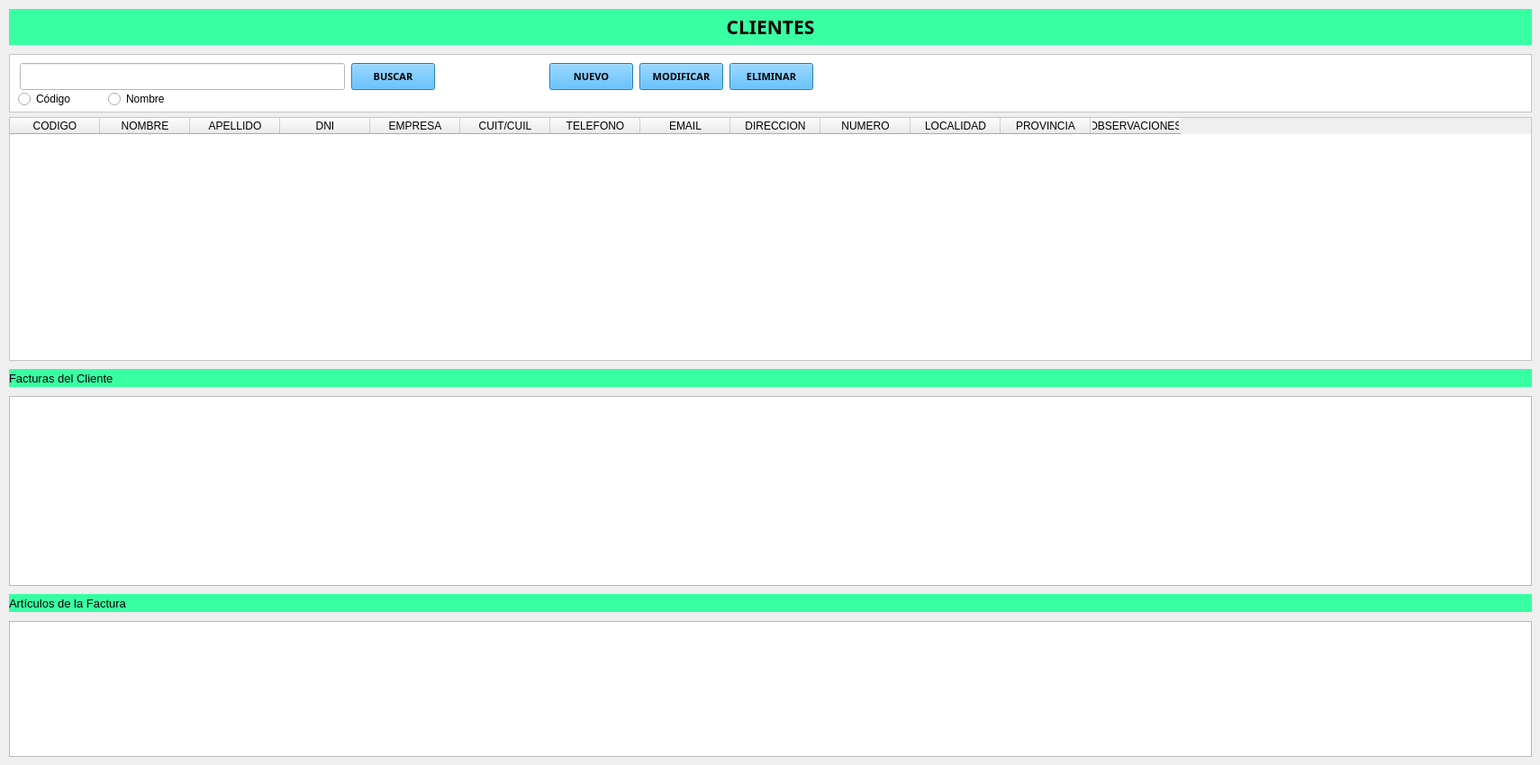
       <widget class="QWidget" name="pgClientes">
        <widget class="QLabel" name="labelClientes">
         <property name="geometry">
          <rect>
           <x>10</x>
           <y>10</y>
           <width>1691</width>
           <height>40</height>
          </rect>
         </property>
         <property name="minimumSize">
          <size>
           <width>0</width>
           <height>40</height>
          </size>
         </property>
         <property name="maximumSize">
          <size>
           <width>16777215</width>
           <height>40</height>
          </size>
         </property>
         <property name="font">
          <font>
           <family>Goldman</family>
           <pointsize>16</pointsize>
           <weight>75</weight>
           <bold>true</bold>
          </font>
         </property>
         <property name="styleSheet">
          <string notr="true">QLabel{
background-color:#39ffa3
}</string>
         </property>
         <property name="text">
          <string>CLIENTES</string>
         </property>
         <property name="alignment">
          <set>Qt::AlignCenter</set>
         </property>
        </widget>
        <widget class="QTableWidget" name="tablaClientes">
         <property name="geometry">
          <rect>
           <x>10</x>
           <y>130</y>
           <width>1691</width>
           <height>271</height>
          </rect>
         </property>
         <property name="styleSheet">
          <string notr="true">QTableWidget{
background-color:#ffffff
}</string>
         </property>
         <column>
          <property name="text">
           <string>CODIGO</string>
          </property>
          <property name="background">
           <color>
            <red>255</red>
            <green>255</green>
            <blue>255</blue>
           </color>
          </property>
         </column>
         <column>
          <property name="text">
           <string>NOMBRE</string>
          </property>
         </column>
         <column>
          <property name="text">
           <string>APELLIDO</string>
          </property>
         </column>
         <column>
          <property name="text">
           <string>DNI</string>
          </property>
         </column>
         <column>
          <property name="text">
           <string>EMPRESA</string>
          </property>
         </column>
         <column>
          <property name="text">
           <string>CUIT/CUIL</string>
          </property>
         </column>
         <column>
          <property name="text">
           <string>TELEFONO</string>
          </property>
         </column>
         <column>
          <property name="text">
           <string>EMAIL</string>
          </property>
         </column>
         <column>
          <property name="text">
           <string>DIRECCION</string>
          </property>
         </column>
         <column>
          <property name="text">
           <string>NUMERO</string>
          </property>
         </column>
         <column>
          <property name="text">
           <string>LOCALIDAD</string>
          </property>
         </column>
         <column>
          <property name="text">
           <string>PROVINCIA</string>
          </property>
         </column>
         <column>
          <property name="text">
           <string>OBSERVACIONES</string>
          </property>
         </column>
        </widget>
        <widget class="QLabel" name="label_FacturasCliente">
         <property name="geometry">
          <rect>
           <x>10</x>
           <y>410</y>
           <width>1691</width>
           <height>20</height>
          </rect>
         </property>
         <property name="font">
          <font>
           <pointsize>10</pointsize>
           <weight>50</weight>
           <bold>false</bold>
          </font>
         </property>
         <property name="styleSheet">
          <string notr="true">QLabel{
background-color:#39ffa3
}</string>
         </property>
         <property name="text">
          <string>Facturas del Cliente</string>
         </property>
        </widget>
        <widget class="QTableWidget" name="tablaFacturasCliente">
         <property name="geometry">
          <rect>
           <x>10</x>
           <y>440</y>
           <width>1691</width>
           <height>211</height>
          </rect>
         </property>
        </widget>
        <widget class="QLabel" name="label_articulosCliente">
         <property name="geometry">
          <rect>
           <x>10</x>
           <y>660</y>
           <width>1691</width>
           <height>20</height>
          </rect>
         </property>
         <property name="font">
          <font>
           <pointsize>10</pointsize>
           <weight>50</weight>
           <bold>false</bold>
          </font>
         </property>
         <property name="styleSheet">
          <string notr="true">QLabel{
background-color:#39ffa3
}</string>
         </property>
         <property name="text">
          <string>Artículos de la Factura</string>
         </property>
        </widget>
        <widget class="QTableWidget" name="tablaArticulosFacturaCliente">
         <property name="geometry">
          <rect>
           <x>10</x>
           <y>690</y>
           <width>1691</width>
           <height>151</height>
          </rect>
         </property>
        </widget>
        <widget class="QFrame" name="frame_cliente">
         <property name="geometry">
          <rect>
           <x>10</x>
           <y>60</y>
           <width>1691</width>
           <height>65</height>
          </rect>
         </property>
         <property name="minimumSize">
          <size>
           <width>0</width>
           <height>65</height>
          </size>
         </property>
         <property name="styleSheet">
          <string notr="true">QFrame{
background-color:#ffffff;
}</string>
         </property>
         <property name="frameShape">
          <enum>QFrame::StyledPanel</enum>
         </property>
         <property name="frameShadow">
          <enum>QFrame::Raised</enum>
         </property>
         <widget class="QPushButton" name="bt_BuscarCliente">
          <property name="geometry">
           <rect>
            <x>380</x>
            <y>10</y>
            <width>93</width>
            <height>30</height>
           </rect>
          </property>
          <property name="minimumSize">
           <size>
            <width>0</width>
            <height>30</height>
           </size>
          </property>
          <property name="font">
           <font>
            <family>Orbitron SemiBold</family>
            <pointsize>8</pointsize>
            <weight>75</weight>
            <bold>true</bold>
           </font>
          </property>
          <property name="styleSheet">
           <string notr="true">QPushButton{
background-color:#2caeff;
}

QPushButton:hover{
background-color:#39ffa3;
}</string>
          </property>
          <property name="text">
           <string>BUSCAR</string>
          </property>
         </widget>
         <widget class="QLineEdit" name="lineEdit_BuscarArticulo_2">
          <property name="geometry">
           <rect>
            <x>12</x>
            <y>10</y>
            <width>361</width>
            <height>30</height>
           </rect>
          </property>
          <property name="minimumSize">
           <size>
            <width>0</width>
            <height>30</height>
           </size>
          </property>
          <property name="palette">
           <palette>
            <active>
             <colorrole role="Button">
              <brush brushstyle="SolidPattern">
               <color alpha="255">
                <red>255</red>
                <green>255</green>
                <blue>255</blue>
               </color>
              </brush>
             </colorrole>
             <colorrole role="Base">
              <brush brushstyle="SolidPattern">
               <color alpha="255">
                <red>255</red>
                <green>255</green>
                <blue>255</blue>
               </color>
              </brush>
             </colorrole>
             <colorrole role="Window">
              <brush brushstyle="SolidPattern">
               <color alpha="255">
                <red>255</red>
                <green>255</green>
                <blue>255</blue>
               </color>
              </brush>
             </colorrole>
            </active>
            <inactive>
             <colorrole role="Button">
              <brush brushstyle="SolidPattern">
               <color alpha="255">
                <red>255</red>
                <green>255</green>
                <blue>255</blue>
               </color>
              </brush>
             </colorrole>
             <colorrole role="Base">
              <brush brushstyle="SolidPattern">
               <color alpha="255">
                <red>255</red>
                <green>255</green>
                <blue>255</blue>
               </color>
              </brush>
             </colorrole>
             <colorrole role="Window">
              <brush brushstyle="SolidPattern">
               <color alpha="255">
                <red>255</red>
                <green>255</green>
                <blue>255</blue>
               </color>
              </brush>
             </colorrole>
            </inactive>
            <disabled>
             <colorrole role="Button">
              <brush brushstyle="SolidPattern">
               <color alpha="255">
                <red>255</red>
                <green>255</green>
                <blue>255</blue>
               </color>
              </brush>
             </colorrole>
             <colorrole role="Base">
              <brush brushstyle="SolidPattern">
               <color alpha="255">
                <red>255</red>
                <green>255</green>
                <blue>255</blue>
               </color>
              </brush>
             </colorrole>
             <colorrole role="Window">
              <brush brushstyle="SolidPattern">
               <color alpha="255">
                <red>255</red>
                <green>255</green>
                <blue>255</blue>
               </color>
              </brush>
             </colorrole>
            </disabled>
           </palette>
          </property>
          <property name="styleSheet">
           <string notr="true">QLineEdit{
background-color:#ffffff;
}</string>
          </property>
         </widget>
         <widget class="QPushButton" name="bt_NuevoCliente">
          <property name="geometry">
           <rect>
            <x>600</x>
            <y>10</y>
            <width>93</width>
            <height>30</height>
           </rect>
          </property>
          <property name="minimumSize">
           <size>
            <width>0</width>
            <height>30</height>
           </size>
          </property>
          <property name="font">
           <font>
            <family>Orbitron SemiBold</family>
            <pointsize>8</pointsize>
            <weight>75</weight>
            <bold>true</bold>
           </font>
          </property>
          <property name="styleSheet">
           <string notr="true">QPushButton{
background-color:#2caeff;
}

QPushButton:hover{
background-color:#39ffa3;
}</string>
          </property>
          <property name="text">
           <string>NUEVO</string>
          </property>
         </widget>
         <widget class="QPushButton" name="bt_ModificarCliente">
          <property name="geometry">
           <rect>
            <x>700</x>
            <y>10</y>
            <width>93</width>
            <height>30</height>
           </rect>
          </property>
          <property name="minimumSize">
           <size>
            <width>0</width>
            <height>30</height>
           </size>
          </property>
          <property name="font">
           <font>
            <family>Orbitron SemiBold</family>
            <pointsize>8</pointsize>
            <weight>75</weight>
            <bold>true</bold>
           </font>
          </property>
          <property name="styleSheet">
           <string notr="true">QPushButton{
background-color:#2caeff;
}

QPushButton:hover{
background-color:#39ffa3;
}</string>
          </property>
          <property name="text">
           <string>MODIFICAR</string>
          </property>
         </widget>
         <widget class="QPushButton" name="bt_EliminarCliente">
          <property name="geometry">
           <rect>
            <x>800</x>
            <y>10</y>
            <width>93</width>
            <height>30</height>
           </rect>
          </property>
          <property name="minimumSize">
           <size>
            <width>0</width>
            <height>30</height>
           </size>
          </property>
          <property name="font">
           <font>
            <family>Orbitron SemiBold</family>
            <pointsize>8</pointsize>
            <weight>75</weight>
            <bold>true</bold>
           </font>
          </property>
          <property name="styleSheet">
           <string notr="true">QPushButton{
background-color:#2caeff;
}

QPushButton:hover{
background-color:#39ffa3;
}</string>
          </property>
          <property name="text">
           <string>ELIMINAR</string>
          </property>
         </widget>
         <widget class="QRadioButton" name="radioButton_NombreCliente">
          <property name="geometry">
           <rect>
            <x>110</x>
            <y>40</y>
            <width>95</width>
            <height>20</height>
           </rect>
          </property>
          <property name="styleSheet">
           <string notr="true">QRadioButton{
background-color:#ffffff
}</string>
          </property>
          <property name="text">
           <string>Nombre</string>
          </property>
         </widget>
         <widget class="QRadioButton" name="radioButton_CodigoCliente">
          <property name="geometry">
           <rect>
            <x>10</x>
            <y>40</y>
            <width>95</width>
            <height>20</height>
           </rect>
          </property>
          <property name="styleSheet">
           <string notr="true">QRadioButton{
background-color:#ffffff
}</string>
          </property>
          <property name="text">
           <string>Código</string>
          </property>
         </widget>
        </widget>
       </widget>
